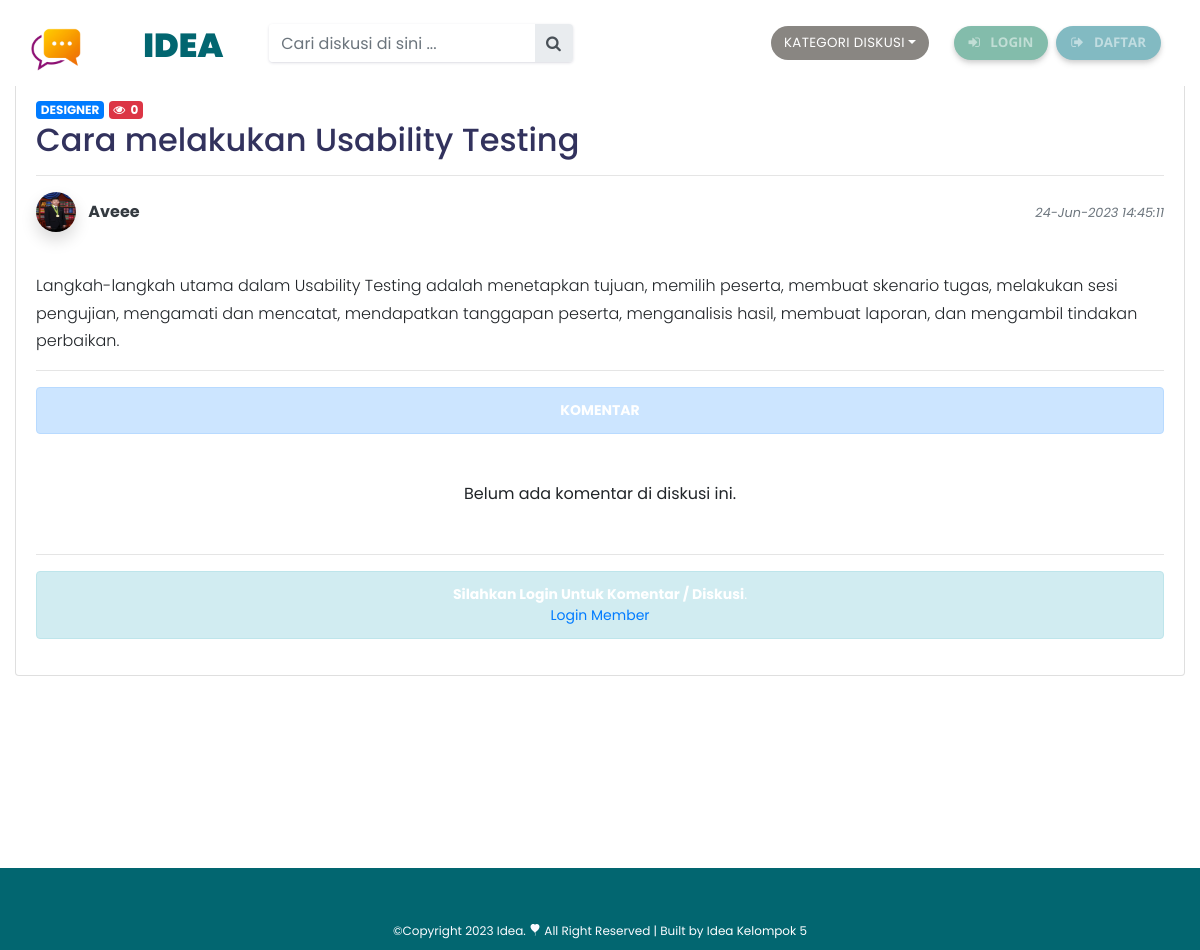
Page /view/diskusi.php?id=8 on the committed database.
### tables this page shows
CREATE TABLE `posting` (
  `posting_id` int(11) NOT NULL,
  `posting_tanggal` datetime NOT NULL,
  `posting_member` int(11) NOT NULL,
  `posting_kategori` int(11) NOT NULL,
  `posting_judul` varchar(255) NOT NULL,
  `posting_isi` text NOT NULL,
  `posting_dibaca` int(11) NOT NULL
);

CREATE TABLE `kategori` (
  `kategori_id` int(11) NOT NULL,
  `kategori_nama` varchar(50) NOT NULL
);

CREATE TABLE `member` (
  `member_id` int(11) NOT NULL,
  `member_nama` varchar(255) NOT NULL,
  `member_email` varchar(255) NOT NULL,
  `member_hp` varchar(20) NOT NULL,
  `member_password` varchar(255) NOT NULL,
  `member_alamat` text NOT NULL,
  `member_foto` varchar(255) NOT NULL
);

### view/diskusi.php (the view)
<?php include 'header.php'; ?>
<div class="container-fluid">
  <div class="row">
    <div class="col-lg-12">
      <div class="card pt-5">
        <div class="card-body pt-5">
          <?php
          $id = $_GET['id'];
          $data = mysqli_query($koneksi, "select * from posting,kategori,member where posting_member=member_id and kategori_id=posting_kategori and posting_id='$id'");
          while ($d = mysqli_fetch_array($data)) {
            $id_posting = $d['posting_id'];
            $posting = mysqli_query($koneksi, "select * from posting where posting_id='$id_posting'");
            $pp = mysqli_fetch_assoc($posting);
            $dibaca = $pp['posting_dibaca'];
            $dibaca_update = $dibaca + 1;
            mysqli_query($koneksi, "update posting set posting_dibaca='$dibaca_update' where posting_id='$id_posting'")
          ?>
            <div class="badge badge-primary"><?php echo $d['kategori_nama'] ?></div>
            <div class="badge badge-danger"><i class="fa fa-eye"></i>&nbsp; <?php echo $d['posting_dibaca'] ?></div>
            <h2><?php echo $d['posting_judul'] ?></h2>
            <hr>
            <div class="clearfix">
              <div class="pull-left">
                <a href="detail_member.php?id=<?php echo $d['member_id']; ?>">
                  <?php
                  if ($d['member_foto'] == "") {
                  ?>
                    <img class="img-fluid rounded-circle shadow" style="width: 40px;height: 40px" src="../assets_forum/img/sistem/member.png">
                  <?php
                  } else {
                  ?>
                    <img class="img-fluid rounded-circle shadow" style="width: 40px;height: 40px" src="../assets_forum/img/member/<?php echo $d['member_foto'] ?>">
                  <?php
                  }
                  ?>
                  <b><span class="ml-2 text-dark"><?php echo $d['member_nama'] ?></span></b>
                </a>
              </div>
              <div class="pull-right pt-2">
                <small class="text-muted"><i><?php echo date('d-M-Y H:i:s', strtotime($d['posting_tanggal'])) ?></i></small>
              </div>
            </div>
            <br />
            <p><?php echo $d['posting_isi'] ?></p>
            <hr>
            <div class="alert alert-primary mb-5">
              <center><b class="text-white m-0">KOMENTAR</b></center>
            </div>
            <?php
            $diskusi = mysqli_query($koneksi, "select * from diskusi,member where diskusi_posting='$id_posting' and diskusi_member=member_id");
            if (mysqli_num_rows($diskusi) > 0) {
              while ($dis = mysqli_fetch_array($diskusi)) {
            ?>
                <div class="clearfix">
                  <div class="pull-left">
                    <a href="detail_member.php?id=<?php echo $dis['member_id']; ?>">
                      <?php
                      if ($dis['member_foto'] == "") {
                      ?>
                        <img class="img-fluid rounded-circle shadow" style="width: 40px;height: 40px" src="../assets_forum/img/sistem/member.png">
                      <?php
                      } else {
                      ?>
                        <img class="img-fluid rounded-circle shadow" style="width: 40px;height: 40px" src="../assets_forum/img/member/<?php echo $dis['member_foto'] ?>">
                      <?php
                      }
                      ?>
                      <span class="ml-2 text-dark"><b><?php echo $dis['member_nama'] ?></b></span>
                    </a>
                  </div>
                  <div class="pull-right pt-2">
                    <small class="text-muted"> <i><?php echo date('d-M-Y H:i:s', strtotime($dis['diskusi_tanggal'])) ?></i></small>
                  </div>
                </div>
                <br />
                <div class="clearfix">
                  <span class="pull-left"><?php echo $dis['diskusi_isi'] ?></span>
                  <a class="pull-right" href="reply_diskusi.php?id=<?php echo $dis['diskusi_id']; ?>">
                    <div class="badge badge-info">
                      <i class="fa fa-comment"></i>&nbsp;
                      <?php
                      $id_diskusi = $dis['diskusi_id'];
                      $jumlah_reply = mysqli_query($koneksi, "select * from reply where reply_diskusi='$id_diskusi'");
                      echo mysqli_num_rows($jumlah_reply);
                      ?>
                    </div>
                  </a>
                </div>
              <?php
              }
            } else {
              ?>
              <div class="mb-5 text-center">Belum ada komentar di diskusi ini.</div>
            <?php
            }
            ?>
            <hr>
            <?php
            if (isset($_SESSION['member_status'])) {
            ?>
              <form action="../action/diskusi_act.php" method="POST" enctype="multipart/form-data">
                <input type="hidden" name="posting" value="<?php echo $id_posting; ?>">
                <div class="form-group">
                  <b>Tulis komentar</b>
                  <textarea class="form-control" id="editor_forum" required name="isi" rows="5" placeholder="Masukkan komentar baru .."></textarea>
                </div>
                <div class="form-group">
                  <input type="submit" class="btn btn-primary btn-block mb-3" onClick="return confirm('Apakah Anda yakin untuk memposting komentar ini?')" value="Posting Komentar">
                </div>
              </form>
            <?php
            } else {
            ?>
              <div class="alert alert-info text-center"><b>Silahkan Login Untuk Komentar / Diskusi</b>. <br><a href="masuk.php">Login Member</a></div>
            <?php
            }
            ?>
          <?php
          }
          ?>
        </div>
      </div>
    </div>
  </div>
</div>
<?php include 'footer.php'; ?>

### stylefooter.css (style rules this page uses)
* { margin: 0; padding: 0; box-sizing: border-box; font-family: "Poppins", sans-serif; }

### rows in the picture
posting: posting_kategori.kategori_nama "DESIGNER", posting_dibaca "0", posting_judul "Cara melakukan Usability Testing", posting_member.member_foto (picture), posting_member.member_nama "Aveee", posting_tanggal "24-Jun-2023 14:45:11", posting_isi "Langkah-langkah utama dalam Usability Testing adalah menetapkan tujuan, memilih peserta, membuat skenario tugas, melakukan sesi pengujian, mengamati dan mencatat, mendapatkan tanggapan peserta, menganalisis hasil, membuat laporan, dan mengambil tindakan perbaikan."
